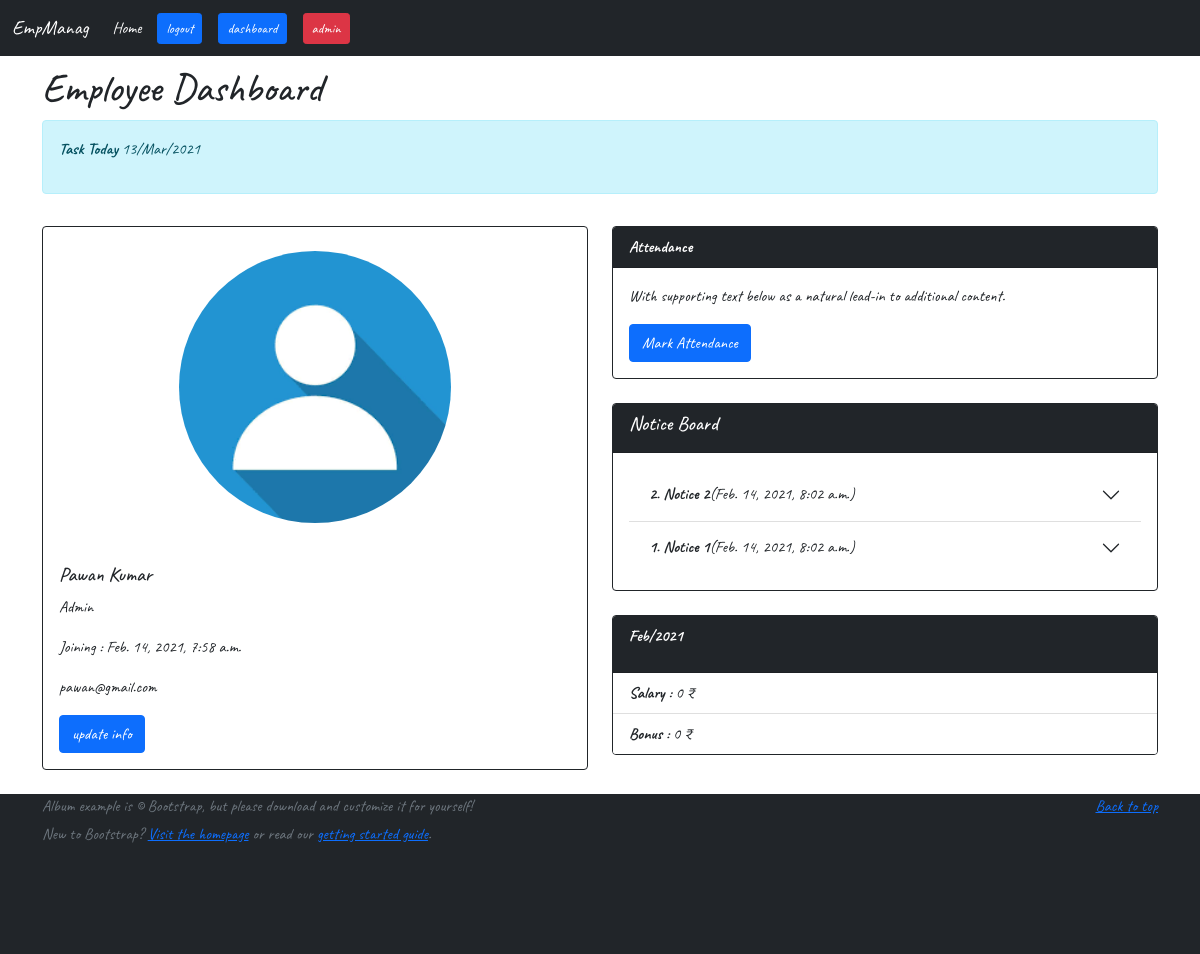
Screenshot of /dashboard/2/ (signed in) with the database file from the repository.
### home/models.py (models this page shows, shortened)
class Employee(models.Model):
    emp= models.OneToOneField(settings.AUTH_USER_MODEL, null=True,on_delete=models.CASCADE)
    img=models.ImageField(upload_to='profilepic',null=True, blank=True,default='profilepic/profile.jpg')
    address=models.TextField(null=True, blank=True)
    phone=models.CharField(max_length=12,null=True, blank=True)
    perDaySalary=models.CharField(max_length=10,default=0)
    bonus=models.CharField(max_length=10,default=0)
    post=models.CharField(max_length=20,null=True,blank=True)

class Notice(models.Model):
    title=models.CharField(max_length=30)
    content=models.TextField(null=True,blank=True)
    date=models.DateTimeField(auto_now_add=True)

class Attendance(models.Model):
    emp= models.ForeignKey(settings.AUTH_USER_MODEL, null=True,on_delete=models.CASCADE)
    day=models.IntegerField(null=True,blank=True)
    month=models.CharField(max_length=5,default=0)
    year=models.IntegerField(null=True,blank=True)
    status=models.CharField(max_length=5,default=0)
    task=models.TextField(null=True,blank=True,default="no task for today")

### home/views.py (the view)
# urls.py: path('dashboard/<int:emp_id>/', views.dashboard, name='dashboard'),
def dashboard(request,emp_id):
    x = datetime.datetime.now()
    day=int(x.strftime("%d"))
    month=x.strftime("%b")
    year=int(x.strftime("%Y"))
    date=x.strftime("%d")+'/'+x.strftime("%b")+'/'+x.strftime("%Y")
    time=x.strftime("%I")+':'+x.strftime("%M")+' '+x.strftime("%p")
    employee=User.objects.get(id=emp_id)
    attandance=Attendance.objects.filter(emp=employee,day=day,month=month,year=year)
    status=attandance.count()
    if(status==1):
        task = Attendance.objects.get(emp=employee,day=day,month=month,year=year).task
    else:
        task=''
    if(x.strftime("%b")=='Jan'):
        year=int(x.year-1)
        preMonth='Dec'
        attandance=Attendance.objects.filter(emp=employee,month=preMonth,year=year)
        preMonthAttandance=attandance.count()
        preMonthSalary=int(employee.employee.perDaySalary)*preMonthAttandance
    else:
        year=int(x.strftime("%Y"))
        month=int(x.month)
        preMonth="Jan Feb Mar Apr May Jun Jul Aug Sep Oct Nov Dec".split(' ')[month-2]
        attandance=Attendance.objects.filter(emp=employee,month=preMonth,year=year)
        preMonthAttandance=attandance.count()
        preMonthSalary=int(employee.employee.perDaySalary)*preMonthAttandance
    notices=Notice.objects.all().order_by('-date')
    active=notices[0].id
    preMonthBonus=employee.employee.bonus
    context={'date':date,'time':time,'status':status,'task':task,'preMonth':preMonth,'year':year,'preMonthSalary':preMonthSalary,'preMonthBonus':preMonthBonus,'notices':notices}
    return render(request,'dashboard.html',context)

### templates/dashboard.html (shortened to what this page needs)
{% include 'navbar.html' %}
{% load static %}
<!DOCTYPE html>
<html lang="en">
<head>
</head>
<body>
  <div class="container">
    <h1 class="my-2">Employee Dashboard</h1>
    <div class="alert alert-info my-2" role="alert" style="width:auto;">
      <p><b>Task Today</b> {{date}}</p>
    </div>
    <div class="row">
      <div class="col-lg-6 col-md-12">
        <div class="card border border-dark my-4">
          <img src="{{user.employee.img.url}}" class="img-fluid mx-auto my-4" style="border-radius: 50%; width: 50%;">
          <div class="card-body">
            <h5 class="card-title">{{request.user.first_name}} {{request.user.last_name}}</h5>
            <p class="card-text">{{user.employee.post}}</p>
            <p class="card-text">Joining : {{user.date_joined}}</p>
            <p class="card-text">{{user.email}}</p>
            <a href="{% url 'update' request.user.id %}" class="btn btn-primary">update info</a>
          </div>
        </div>
      </div>
      <div class="col-lg-6 col-md-12">
        <div class="card border border-dark my-4">
          <div class="card-header bg-dark">
            <b style="color: white;">Attendance</b>
          </div>
          <div class="card-body">
            <p class="card-text">With supporting text below as a natural lead-in to additional content.</p>
            {% if status == 1 %}
            <div class="alert alert-success" role="alert">
              Your attendance is marked
            </div>
            {% else %}
            <a href="{% url 'attandance' request.user.id %}" class="btn btn-primary">Mark Attendance</a>
            {% endif %}
          </div>
        </div>
        <div class="card border border-dark my-4">
          <div class="card-header bg-dark">
            <h5 style="color:white">Notice Board</h5>
          </div>
          <div class="card-body">
            <div class="accordion accordion-flush" id="accordionFlushExample">
              {% for notice in notices %}
              <div class="accordion-item">
                <h2 class="accordion-header" id="flush-heading{{notice.id}}">
                  <button class="accordion-button collapsed" type="button" data-bs-toggle="collapse"
                    data-bs-target="#flush-collapse{{notice.id}}" aria-expanded="false"
                    aria-controls="flush-collapse{{notice.id}}">
                    <b>{{notice.id}}. {{notice.title}}</b>({{notice.date}})
                  </button>
                </h2>
              </div>
              {% endfor %}
            </div>
          </div>
        </div>
        <div class="card border border-dark my-4">
          <div class="card-header bg-dark">
            <p style="color: white;"><b>{{preMonth}}/{{year}}</b></p>
          </div>
          <ul class="list-group list-group-flush">
            <li class="list-group-item">
              <b>Salary : </b>{{preMonthSalary}} ₹
            </li>
            <li class="list-group-item">
              <b>Bonus : </b>{{preMonthBonus}} ₹
            </li>
          </ul>
        </div>
      </div>
    </div>
  </div>
  {% include 'footer.html' %}
</body>
</html>

### templates/navbar.html (style rules this page uses)
* { font-family: 'Caveat', cursive; }
html,body { height: 100%; }
.container { min-height: 80%; }

### rows the page displays
Notice: id "2", title "Notice 2", date "Feb. 14, 2021, 8:02 a.m."
Notice: id "1", title "Notice 1", date "Feb. 14, 2021, 8:02 a.m."
Attendance: month "Feb"

### other values shown
{{ request.user.first_name }} "Pawan"
{{ request.user.last_name }} "Kumar"
{{ user.employee.post }} "Admin"
{{ user.date_joined }} "Feb. 14, 2021, 7:58 a.m."
{{ user.email }} "pawan@gmail.com"
{{ preMonthSalary }} "0"
{{ preMonthBonus }} "0"
